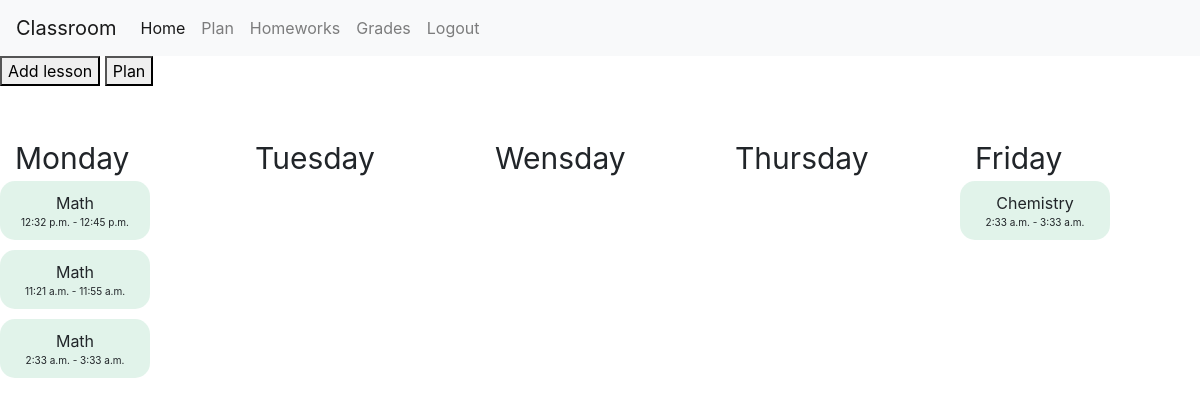
The app's page /plan (signed in), older data.
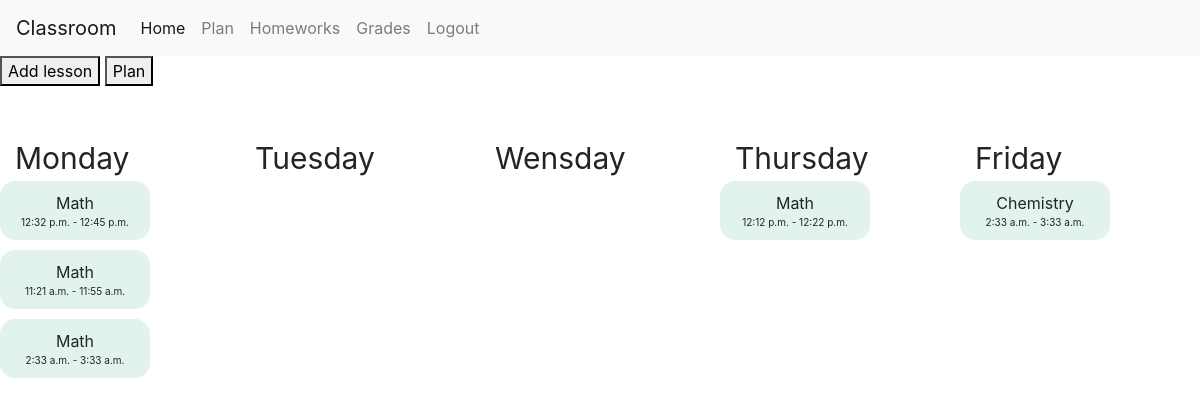
The same page, newer data.
### classroom/models.py (models this page shows)
class Lesson(models.Model):
    subject = models.CharField(max_length=300, choices=SUBJECT_CHOICES)
    day = models.CharField(max_length=3, choices=DAY_CHOICES)
    time_start = models.TimeField()
    time_end = models.TimeField()
    teacher = models.ForeignKey(User, on_delete=models.CASCADE, related_name="teacher_lessons")
    group = models.ForeignKey(Class, on_delete=models.CASCADE, related_name="class_lessons")

### classroom/views.py (the view)
# urls.py: path("plan", views.plan_view, name="plan"),
@login_required
def plan_view(request):
    user = request.user
    if request.method == "POST":
        teacher_id = request.POST['teacher']
        group_id = request.POST['class']
        day = request.POST['day']
        time_start = request.POST['start_time']
        time_end = request.POST['end_time']
        teacher = User.objects.get(pk=teacher_id)
        group = Class.objects.get(pk=group_id)
        class_lessons = group.class_lessons.all().filter(day=day)
        teacher_lessons = teacher.teacher_lessons.filter(day=day)
        for lesson in class_lessons:
            if check_time(time_start, time_end, lesson.time_start, lesson.time_end)==False:
                return render(request, "classroom/plan.html", {
                    "message": "Time conflict"
                })
        for lesson in teacher_lessons:
            if check_time(time_start, time_end, lesson.time_start, lesson.time_end)==False:
                return render(request, "classroom/plan.html", {
                    "message": "Time conflict"
                })
        if time_start>time_end:
            return render(request, "classroom/plan.html", {
                "message": "Invalid time"
            })
        subject = request.POST['subject']
        lesson = Lesson.objects.create(subject=subject, day=day, time_start=time_start, time_end=time_end, teacher=teacher, group=group)
        lesson.save()
        return render(request, "classroom/plan.html", {
            "message": "Lesson created"
        })
    else:
        if user.type == "SU":
            user_per = False
            group = user.group
            lessons = group.class_lessons.all()
        else:
            user_per = True
            lessons = user.teacher_lessons.all()
        school = user.school
        grups = school.classes.all()
        teachers = User.objects.filter(type="ST", school=school)
        return render(request, "classroom/plan.html",{
            "subjects": SUBJECT_CHOICES,
            "perrmision": user_per,
            "teachers": teachers,
            "days": DAY_CHOICES,
            "classes": grups,
            "lessons": lessons
        })

### classroom/templates/classroom/plan.html (shortened to what this page needs)
{% extends "classroom/layout.html" %}
{% load static %}
{%block body%}
    {% if perrmision == True %}
    <button id="add_button">Add lesson</button>
    <button id="plan_button">Plan</button>
    {%endif%}
    <div id="plan_view">
        <div class="plan_div">
            <div class="flex_child">
                <div class="day">Monday</div>
                {%for lesson in lessons%}
                    {%if lesson.day == "MON"%}
                    <div class="lesson_div">
                        <div class="subject">{{lesson.get_subject_display}}</div>
                        <div class="time_lesson">{{lesson.time_start}} - {{lesson.time_end}}</div>
                    </div>
                    {%endif%}
                {%endfor%}
            </div>
            <div class="flex_child">
                <div class="day">Tuesday</div>
            </div>
            <div class="flex_child">
                <div class="day">Wensday</div>
            </div>
            <div class="flex_child">
                <div class="day">Thursday</div>
                {%for lesson in lessons%}
                    {%if lesson.day == "THU"%}
                    <div class="lesson_div">
                        <div class="subject">{{lesson.get_subject_display}}</div>
                        <div class="time_lesson">{{lesson.time_start}} - {{lesson.time_end}}</div>
                    </div>
                    {%endif%}
                {%endfor%}
            </div>
            <div class="flex_child">
                <div class="day">Friday</div>
                {%for lesson in lessons%}
                    {%if lesson.day == "FRI"%}
                    <div class="lesson_div">
                        <div class="subject">{{lesson.get_subject_display}}</div>
                        <div class="time_lesson">{{lesson.time_start}} - {{lesson.time_end}}</div>
                    </div>
                    {%endif%}
                {%endfor%}
            </div>
        </div>
    </div>
{%endblock%}

Row changes from the older to the newer data that the page shows:
added Lesson: subject "Math", time_start "12:12 p.m.", time_end "12:22 p.m."
